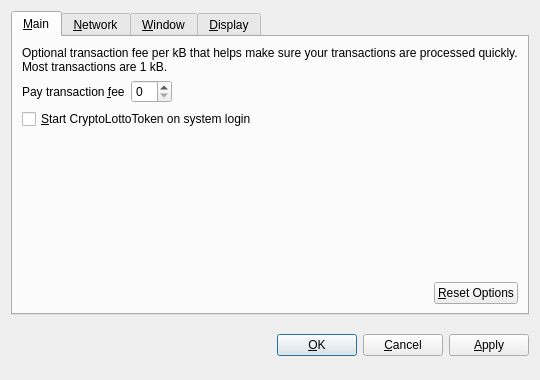
<?xml version="1.0" encoding="UTF-8"?>
<ui version="4.0">
 <class>OptionsDialog</class>
 <widget class="QDialog" name="OptionsDialog">
  <property name="geometry">
   <rect>
    <x>0</x>
    <y>0</y>
    <width>540</width>
    <height>380</height>
   </rect>
  </property>
  <property name="windowTitle">
   <string>Options</string>
  </property>
  <property name="modal">
   <bool>true</bool>
  </property>
  <layout class="QVBoxLayout" name="verticalLayout">
   <item>
    <widget class="QTabWidget" name="tabWidget">
     <property name="tabPosition">
      <enum>QTabWidget::North</enum>
     </property>
     <property name="currentIndex">
      <number>0</number>
     </property>
     <widget class="QWidget" name="tabMain">
      <attribute name="title">
       <string>&amp;Main</string>
      </attribute>
      <layout class="QVBoxLayout" name="verticalLayout_Main">
       <item>
        <widget class="QLabel" name="transactionFeeInfoLabel">
         <property name="text">
          <string>Optional transaction fee per kB that helps make sure your transactions are processed quickly. Most transactions are 1 kB.</string>
         </property>
         <property name="textFormat">
          <enum>Qt::PlainText</enum>
         </property>
         <property name="wordWrap">
          <bool>true</bool>
         </property>
        </widget>
       </item>
       <item>
        <layout class="QHBoxLayout" name="horizontalLayout_1_Main">
         <item>
          <widget class="QLabel" name="transactionFeeLabel">
           <property name="text">
            <string>Pay transaction &amp;fee</string>
           </property>
           <property name="textFormat">
            <enum>Qt::PlainText</enum>
           </property>
           <property name="buddy">
            <cstring>transactionFee</cstring>
           </property>
          </widget>
         </item>
         <item>
          <widget class="BitcoinAmountField" name="transactionFee"/>
         </item>
         <item>
          <spacer name="horizontalSpacer_1_Main">
           <property name="orientation">
            <enum>Qt::Horizontal</enum>
           </property>
           <property name="sizeHint" stdset="0">
            <size>
             <width>40</width>
             <height>20</height>
            </size>
           </property>
          </spacer>
         </item>
        </layout>
       </item>
       <item>
        <widget class="QCheckBox" name="bitcoinAtStartup">
         <property name="toolTip">
          <string>Automatically start CryptoLottoToken after logging in to the system.</string>
         </property>
         <property name="text">
          <string>&amp;Start CryptoLottoToken on system login</string>
         </property>
        </widget>
       </item>
       <item>
        <spacer name="verticalSpacer_Main">
         <property name="orientation">
          <enum>Qt::Vertical</enum>
         </property>
         <property name="sizeHint" stdset="0">
          <size>
           <width>20</width>
           <height>40</height>
          </size>
         </property>
        </spacer>
       </item>
       <item>
        <layout class="QHBoxLayout" name="horizontalLayout_2_Main">
         <item>
          <spacer name="horizontalSpacer_2_Main">
           <property name="orientation">
            <enum>Qt::Horizontal</enum>
           </property>
           <property name="sizeHint" stdset="0">
            <size>
             <width>40</width>
             <height>20</height>
            </size>
           </property>
          </spacer>
         </item>
         <item>
          <widget class="QPushButton" name="resetButton">
           <property name="toolTip">
            <string>Reset all client options to default.</string>
           </property>
           <property name="text">
            <string>&amp;Reset Options</string>
           </property>
           <property name="autoDefault">
            <bool>false</bool>
           </property>
          </widget>
         </item>
        </layout>
       </item>
      </layout>
     </widget>
     <widget class="QWidget" name="tabNetwork">
      <attribute name="title">
       <string>&amp;Network</string>
      </attribute>
      <layout class="QVBoxLayout" name="verticalLayout_Network">
       <item>
        <widget class="QCheckBox" name="mapPortUpnp">
         <property name="toolTip">
          <string>Automatically open the CryptoLottoToken client port on the router. This only works when your router supports UPnP and it is enabled.</string>
         </property>
         <property name="text">
          <string>Map port using &amp;UPnP</string>
         </property>
        </widget>
       </item>
       <item>
        <widget class="QCheckBox" name="connectSocks">
         <property name="toolTip">
          <string>Connect to the CryptoLottoToken network through a SOCKS proxy (e.g. when connecting through Tor).</string>
         </property>
         <property name="text">
          <string>&amp;Connect through SOCKS proxy:</string>
         </property>
        </widget>
       </item>
       <item>
        <layout class="QHBoxLayout" name="horizontalLayout_Network">
         <item>
          <widget class="QLabel" name="proxyIpLabel">
           <property name="text">
            <string>Proxy &amp;IP:</string>
           </property>
           <property name="textFormat">
            <enum>Qt::PlainText</enum>
           </property>
           <property name="buddy">
            <cstring>proxyIp</cstring>
           </property>
          </widget>
         </item>
         <item>
          <widget class="QValidatedLineEdit" name="proxyIp">
           <property name="maximumSize">
            <size>
             <width>140</width>
             <height>16777215</height>
            </size>
           </property>
           <property name="toolTip">
            <string>IP address of the proxy (e.g. 127.0.0.1)</string>
           </property>
          </widget>
         </item>
         <item>
          <widget class="QLabel" name="proxyPortLabel">
           <property name="text">
            <string>&amp;Port:</string>
           </property>
           <property name="textFormat">
            <enum>Qt::PlainText</enum>
           </property>
           <property name="buddy">
            <cstring>proxyPort</cstring>
           </property>
          </widget>
         </item>
         <item>
          <widget class="QLineEdit" name="proxyPort">
           <property name="maximumSize">
            <size>
             <width>55</width>
             <height>16777215</height>
            </size>
           </property>
           <property name="toolTip">
            <string>Port of the proxy (e.g. 9050)</string>
           </property>
          </widget>
         </item>
         <item>
          <widget class="QLabel" name="socksVersionLabel">
           <property name="text">
            <string>SOCKS &amp;Version:</string>
           </property>
           <property name="textFormat">
            <enum>Qt::PlainText</enum>
           </property>
           <property name="buddy">
            <cstring>socksVersion</cstring>
           </property>
          </widget>
         </item>
         <item>
          <widget class="QValueComboBox" name="socksVersion">
           <property name="toolTip">
            <string>SOCKS version of the proxy (e.g. 5)</string>
           </property>
          </widget>
         </item>
         <item>
          <spacer name="horizontalSpacer_Network">
           <property name="orientation">
            <enum>Qt::Horizontal</enum>
           </property>
           <property name="sizeHint" stdset="0">
            <size>
             <width>40</width>
             <height>20</height>
            </size>
           </property>
          </spacer>
         </item>
        </layout>
       </item>
       <item>
        <spacer name="verticalSpacer_Network">
         <property name="orientation">
          <enum>Qt::Vertical</enum>
         </property>
         <property name="sizeHint" stdset="0">
          <size>
           <width>20</width>
           <height>40</height>
          </size>
         </property>
        </spacer>
       </item>
      </layout>
     </widget>
     <widget class="QWidget" name="tabWindow">
      <attribute name="title">
       <string>&amp;Window</string>
      </attribute>
      <layout class="QVBoxLayout" name="verticalLayout_Window">
       <item>
        <widget class="QCheckBox" name="minimizeToTray">
         <property name="toolTip">
          <string>Show only a tray icon after minimizing the window.</string>
         </property>
         <property name="text">
          <string>&amp;Minimize to the tray instead of the taskbar</string>
         </property>
        </widget>
       </item>
       <item>
        <widget class="QCheckBox" name="minimizeOnClose">
         <property name="toolTip">
          <string>Minimize instead of exit the application when the window is closed. When this option is enabled, the application will be closed only after selecting Quit in the menu.</string>
         </property>
         <property name="text">
          <string>M&amp;inimize on close</string>
         </property>
        </widget>
       </item>
       <item>
        <spacer name="verticalSpacer_Window">
         <property name="orientation">
          <enum>Qt::Vertical</enum>
         </property>
         <property name="sizeHint" stdset="0">
          <size>
           <width>20</width>
           <height>40</height>
          </size>
         </property>
        </spacer>
       </item>
      </layout>
     </widget>
     <widget class="QWidget" name="tabDisplay">
      <attribute name="title">
       <string>&amp;Display</string>
      </attribute>
      <layout class="QVBoxLayout" name="verticalLayout_Display">
       <item>
        <layout class="QHBoxLayout" name="horizontalLayout_1_Display">
         <item>
          <widget class="QLabel" name="langLabel">
           <property name="text">
            <string>User Interface &amp;language:</string>
           </property>
           <property name="textFormat">
            <enum>Qt::PlainText</enum>
           </property>
           <property name="buddy">
            <cstring>lang</cstring>
           </property>
          </widget>
         </item>
         <item>
          <widget class="QValueComboBox" name="lang">
           <property name="toolTip">
            <string>The user interface language can be set here. This setting will take effect after restarting CryptoLottoToken.</string>
           </property>
          </widget>
         </item>
        </layout>
       </item>
       <item>
        <layout class="QHBoxLayout" name="horizontalLayout_2_Display">
         <item>
          <widget class="QLabel" name="unitLabel">
           <property name="text">
            <string>&amp;Unit to show amounts in:</string>
           </property>
           <property name="textFormat">
            <enum>Qt::PlainText</enum>
           </property>
           <property name="buddy">
            <cstring>unit</cstring>
           </property>
          </widget>
         </item>
         <item>
          <widget class="QValueComboBox" name="unit">
           <property name="toolTip">
            <string>Choose the default subdivision unit to show in the interface and when sending coins.</string>
           </property>
          </widget>
         </item>
        </layout>
       </item>
       <item>
        <widget class="QCheckBox" name="displayAddresses">
         <property name="toolTip">
          <string>Whether to show CryptoLottoToken addresses in the transaction list or not.</string>
         </property>
         <property name="text">
          <string>&amp;Display addresses in transaction list</string>
         </property>
        </widget>
       </item>
       <item>
        <widget class="QCheckBox" name="coinControlFeatures">
         <property name="toolTip">
          <string>Whether to show coin control features or not.</string>
         </property>
         <property name="text">
          <string>Display coin &amp;control features (experts only!)</string>
         </property>
        </widget>
       </item>
       <item>
        <spacer name="verticalSpacer_Display">
         <property name="orientation">
          <enum>Qt::Vertical</enum>
         </property>
         <property name="sizeHint" stdset="0">
          <size>
           <width>20</width>
           <height>40</height>
          </size>
         </property>
        </spacer>
       </item>
      </layout>
     </widget>
    </widget>
   </item>
   <item>
    <layout class="QHBoxLayout" name="horizontalLayout_Buttons">
     <item>
      <spacer name="horizontalSpacer_1">
       <property name="orientation">
        <enum>Qt::Horizontal</enum>
       </property>
       <property name="sizeHint" stdset="0">
        <size>
         <width>40</width>
         <height>48</height>
        </size>
       </property>
      </spacer>
     </item>
     <item>
      <widget class="QLabel" name="statusLabel">
       <property name="font">
        <font>
         <weight>75</weight>
         <bold>true</bold>
        </font>
       </property>
       <property name="text">
        <string/>
       </property>
       <property name="textFormat">
        <enum>Qt::PlainText</enum>
       </property>
       <property name="wordWrap">
        <bool>true</bool>
       </property>
      </widget>
     </item>
     <item>
      <spacer name="horizontalSpacer_2">
       <property name="orientation">
        <enum>Qt::Horizontal</enum>
       </property>
       <property name="sizeHint" stdset="0">
        <size>
         <width>40</width>
         <height>48</height>
        </size>
       </property>
      </spacer>
     </item>
     <item>
      <widget class="QPushButton" name="okButton">
       <property name="text">
        <string>&amp;OK</string>
       </property>
      </widget>
     </item>
     <item>
      <widget class="QPushButton" name="cancelButton">
       <property name="text">
        <string>&amp;Cancel</string>
       </property>
       <property name="autoDefault">
        <bool>false</bool>
       </property>
      </widget>
     </item>
     <item>
      <widget class="QPushButton" name="applyButton">
       <property name="text">
        <string>&amp;Apply</string>
       </property>
       <property name="autoDefault">
        <bool>false</bool>
       </property>
      </widget>
     </item>
    </layout>
   </item>
  </layout>
 </widget>
 <customwidgets>
  <customwidget>
   <class>BitcoinAmountField</class>
   <extends>QSpinBox</extends>
   <header>bitcoinamountfield.h</header>
  </customwidget>
  <customwidget>
   <class>QValueComboBox</class>
   <extends>QComboBox</extends>
   <header>qvaluecombobox.h</header>
  </customwidget>
  <customwidget>
   <class>QValidatedLineEdit</class>
   <extends>QLineEdit</extends>
   <header>qvalidatedlineedit.h</header>
  </customwidget>
 </customwidgets>
 <resources/>
 <connections/>
</ui>
